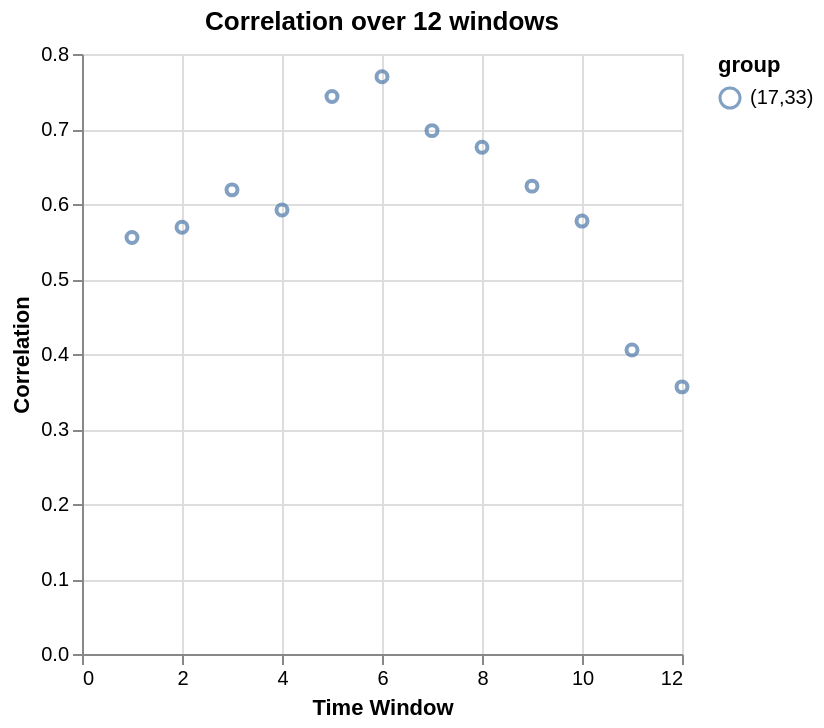

The cell this chart's notebook holds for it:
### Markdown cell above
# !!!! need to fix

### Code cell
# d = list(plot_data.values())[i][0]
#     x = d['x']
#     y = d['y']
# info = np.polyfit(x, y, 1, full=True)
# x = np.linspace(0, 10)
# y = m*x + b

# df = pd.DataFrame({'x': x, 'y': y})

# chart = alt.Chart(df).mark_point().encode(
#     x='x',
#     y='y'
# )

# chart + chart.transform_regression('x', 'y').mark_line()

indx = (17, 33)
charts[indx] #+ charts[indx].transform_regression('x', 'y').mark_line()

### Figure 1 — Vega-Lite specification as saved in the notebook (floating-point values rounded to 4 significant figures)
{"config": {"view": {"continuousWidth": 300, "continuousHeight": 300}}, "data": {"name": "data-cb67fb2ba8582e9d903fc77e87003dfa"}, "mark": {"type": "point"}, "encoding": {"color": {"field": "group", "type": "nominal"}, "tooltip": [{"field": "x", "type": "quantitative"}, {"field": "y", "type": "quantitative"}], "x": {"field": "x", "title": "Time Window", "type": "quantitative"}, "y": {"field": "y", "title": "Correlation", "type": "quantitative"}}, "title": "Correlation over 12 windows", "$schema": "https://vega.github.io/schema/vega-lite/v5.20.1.json", "datasets": {"data-cb67fb2ba8582e9d903fc77e87003dfa": [{"x": 1, "y": 0.5552, "group": "(17,33)"}, {"x": 2, "y": 0.5691, "group": "(17,33)"}, {"x": 3, "y": 0.6188, "group": "(17,33)"}, {"x": 4, "y": 0.5919, "group": "(17,33)"}, {"x": 5, "y": 0.7433, "group": "(17,33)"}, {"x": 6, "y": 0.7697, "group": "(17,33)"}, {"x": 7, "y": 0.6978, "group": "(17,33)"}, {"x": 8, "y": 0.6758, "group": "(17,33)"}, {"x": 9, "y": 0.6238, "group": "(17,33)"}, {"x": 10, "y": 0.5772, "group": "(17,33)"}, {"x": 11, "y": 0.4053, "group": "(17,33)"}, {"x": 12, "y": 0.3562, "group": "(17,33)"}]}}
